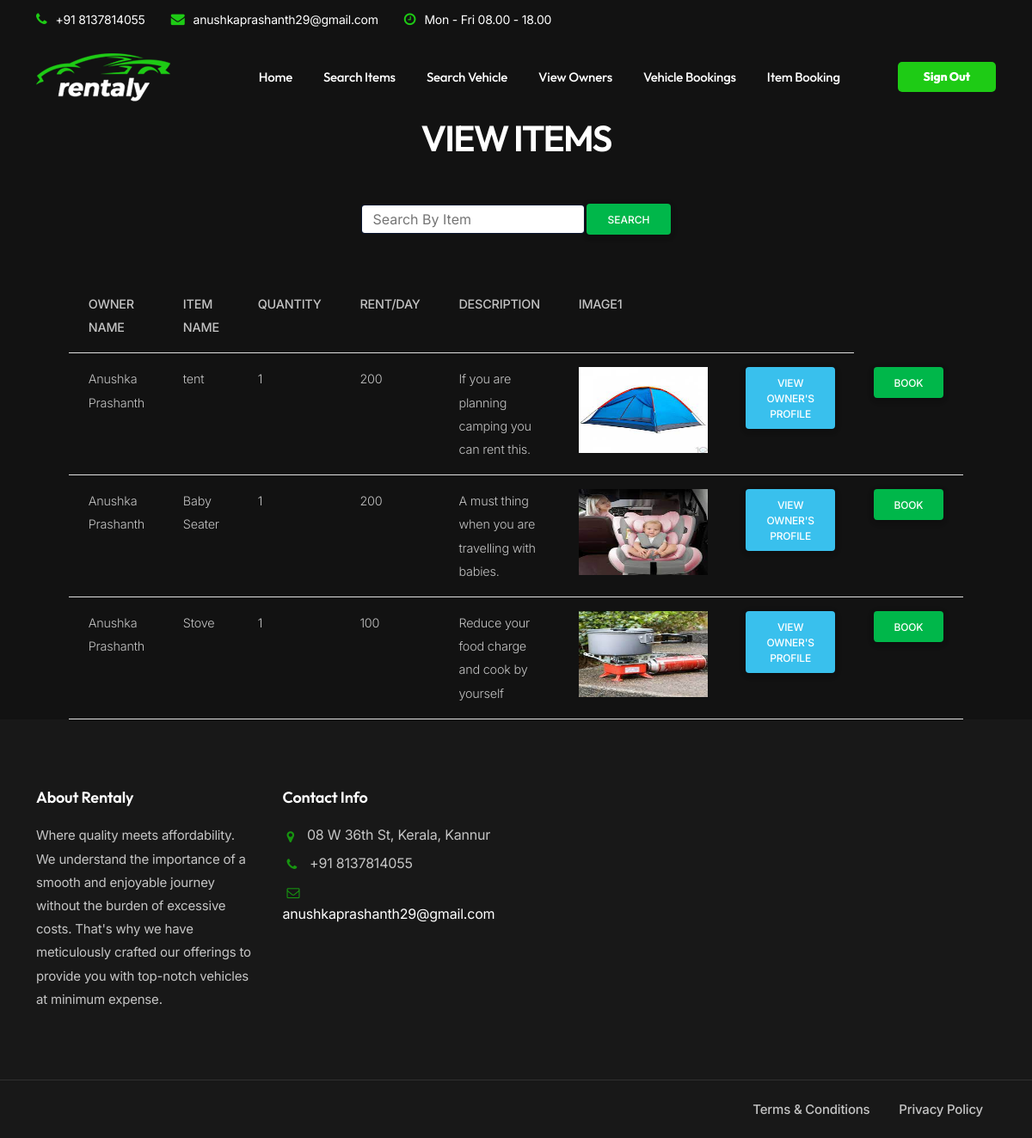
Page /user_view_items on the committed database.
### car_rental_app/models.py (models this page shows)
class items(models.Model):
    item_id=models.AutoField(primary_key=True)
    owner=models.ForeignKey(owners,on_delete=models.CASCADE)
    item_name=models.CharField(max_length=225)
    quantity=models.CharField(max_length=225)
    rent_per_item=models.CharField(max_length=225)
    description=models.CharField(max_length=225)
    image=models.FileField()

class owners(models.Model):
    owner_id=models.AutoField(primary_key=True)
    login=models.ForeignKey(login,on_delete=models.CASCADE)
    first_name=models.CharField(max_length=225)
    second_name=models.CharField(max_length=225)
    place=models.CharField(max_length=225)
    phone=models.CharField(max_length=225)
    email=models.CharField(max_length=225)
    image=models.FileField()

### car_rental_app/views.py (the view)
# urls.py: path('user_view_items',views.user_view_items),
def user_view_items(request):
    obj=items.objects.all()
    if 'filter' in request.POST:
        search_term = request.POST['search']
        obj = items.objects.filter(item_name__contains=search_term)
    else:
       obj=items.objects.all()
    return render(request,'user_view_items.html',{'obj':obj})

### templates/user_view_items.html
{% include 'user_header.html' %}
<br><br><br><br><br>
<center>
	<h2>VIEW ITEMS</h2>
	<form method="post" style="margin-top: 50px;">
		<table>
			<tr>
				<td><input type="search" name="search" class="form-control" placeholder="Search By Item" id=""></td>
				<td><input type="submit" name="filter" value="SEARCH" class="btn btn-success" id=""></td>
			</tr>
		</table>
	</form>
	<form method="post">
		<table class="table" style="width: 1000px;margin-top:50px">
			<tr>
				<th>OWNER NAME</th>
				<th>ITEM NAME</th>
				<th>QUANTITY</th>
				<th>RENT/DAY</th>
                <th>DESCRIPTION</th>
				<th>IMAGE1</th>
				<th></th>
			</tr>
			{% for row in obj %}
			<tr>
				<td>{{ row.owner.first_name }} {{ row.owner.second_name }}</td>
				<td>{{ row.item_name }}</td>
				<td>{{ row.quantity }}</td>
                <td>{{ row.rent_per_item}}</td>
				<td>{{ row.description }}</td>
				<td><img src="/static/{{ row.image }}" style="width: 150px;height: 100px;"></td>
					<td><a href="/user_view_owners/{{ row.owner_id}} " class="btn btn-info">VIEW OWNER'S PROFILE</a>
					</td>
					<td><a href="/user_booking_item/{{ row.item_id}}/{{ row.rent_per_item }}" class="btn btn-success">BOOK</a></td>
				</tr>
			{% endfor %}
		</table>
	</form>
	</center>
{% include 'footer.html' %}

### static/css/coloring.css (style rules this page uses)
a, a:hover, footer .widget a:hover, .id-color-2, .id-color-secondary, span.id-color-2, .icon-box i, .h-phone i.id-color-secondary, .mask:hover .cover h3 i, address.s1 span i, .de_table .tr .td:nth-child(2) span, .activity-filter i, .dark-scheme .demo-icon-wrap i, .dark-scheme .demo-icon-wrap-s2 span, .de_tab .de_nav li span, .dark-scheme .small-border, .de_tab.tab_methods .de_nav li.active span img, .ul-style-3 li:after, .accordion-button:not(.collapsed), .ul-style-2 li:before, .pricing-table.table-featured .bottom i { color: var(--secondary-color); }
.item_info_counts>div, .de_table .tr .td:nth-child(2) span, .activity-filter i, .accordion-button:not(.collapsed), { background: rgba(var(--secondary-color-rgb), .1); }

### static/css/scheme-01.css (style rules this page uses)
:root { --primary-color: #1ECB15; --primary-color-rgb: 120, 202, 92; --secondary-color: #179510; --secondary-color-rgb: 23, 149, 16; }

### rows in the picture
items: owner.first_name "Anushka", owner.second_name "Prashanth", item_name "tent", quantity "1", rent_per_item "200", description "If you are planning camping you can rent this.", image (picture)
items: owner.first_name "Anushka", owner.second_name "Prashanth", item_name "Baby Seater", quantity "1", rent_per_item "200", description "A must thing when you are travelling with babies.", image (picture)
items: owner.first_name "Anushka", owner.second_name "Prashanth", item_name "Stove", quantity "1", rent_per_item "100", description "Reduce your food charge and cook by yourself", image (picture)
